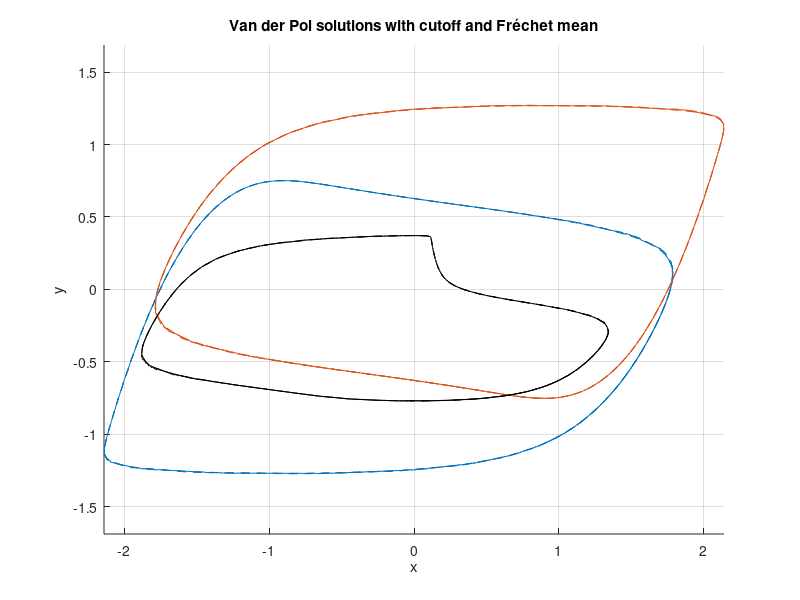

Write the MATLAB code that produced this figure. (Note: this script raises an error after producing the figure.)
function vdp_frechet_mean_tracking_cutoff()
% Visualize two Van der Pol solutions with Fréchet mean and adjustable cutoff
% The first curve (blue) can start at a later index, e.g., index 50.

clear; close all; clc;

%% Parameters
epsilon = 0.1;
a_vals = linspace(-0.9, 0.9, 2);
Tfinal = 400;
dt = 0.01;
M = 500;
useArcLength = false;

%% -------------------- CUT-OFF FOR BLUE CURVE --------------------
cutoffIdx = 75;  % manually choose starting index for first curve (blue)

%% Preallocate curves
curves = cell(length(a_vals),1);

%% Solve Van der Pol for each 'a'
for k = 1:length(a_vals)
    a = a_vals(k);
    vdp = @(t,z) [ z(2) - z(1)^3/3 + z(1); epsilon*(a - z(1)) ];
    z0 = [-1;0];
    [t,z] = ode45(vdp,0:dt:Tfinal,z0);
    
    % Use last half of trajectory
    z_ss = z(t >= Tfinal/2,:);
    
    % Resample along arc length or uniform time
    if useArcLength
        curves{k} = resampleArcLength(z_ss, M);
    else
        curves{k} = interp1(linspace(0,1,size(z_ss,1)), z_ss, linspace(0,1,M));
    end
end

%% Apply cutoff to first curve
curves{1} = curves{1}(cutoffIdx:end, :);

% Shorten second curve to match first for mean calculation
lenMin = size(curves{1},1);
curves{2} = curves{2}(1:lenMin, :);

%% Compute Fréchet mean (pointwise average)
allCurves = zeros(lenMin,2,length(curves));
for k = 1:length(curves)
    allCurves(:,:,k) = curves{k};
end
meanCurve = mean(allCurves,3);

%% ------------------- Animation -------------------
figure; hold on; grid on;
colors = lines(length(a_vals));
axis equal
xlabel('x'); ylabel('y');
title('Van der Pol solutions with cutoff and Fréchet mean');

% Plot entire trajectories in faint colors
for k = 1:length(a_vals)
    plot(curves{k}(:,1), curves{k}(:,2), '--','Color',colors(k,:));
end
plot(meanCurve(:,1), meanCurve(:,2),'k--');

% Initialize moving points
points = gobjects(length(a_vals)+1,1);
for k = 1:length(a_vals)
    points(k) = plot(curves{k}(1,1), curves{k}(1,2), 'o', ...
        'MarkerFaceColor', colors(k,:), 'MarkerEdgeColor','k','MarkerSize',8);
end
points(end) = plot(meanCurve(1,1), meanCurve(1,2), 'o', ...
    'MarkerFaceColor','k','MarkerEdgeColor','k','MarkerSize',8);

% Animate step by step
for i = 1:lenMin
    for k = 1:length(a_vals)
        set(points(k),'XData',curves{k}(i,1),'YData',curves{k}(i,2));
    end
    set(points(end),'XData',meanCurve(i,1),'YData',meanCurve(i,2));
    drawnow;
    pause(1);
end

%% --------- Helper function: Arc-length resampling ---------
function curveOut = resampleArcLength(curveIn, M)
    diffs = diff(curveIn,1,1);
    segLen = sqrt(sum(diffs.^2,2));
    cumLen = [0; cumsum(segLen)];
    t_new = linspace(0, cumLen(end), M);
    x_new = interp1(cumLen, curveIn(:,1), t_new);
    y_new = interp1(cumLen, curveIn(:,2), t_new);
    curveOut = [x_new(:), y_new(:)];
end

end
